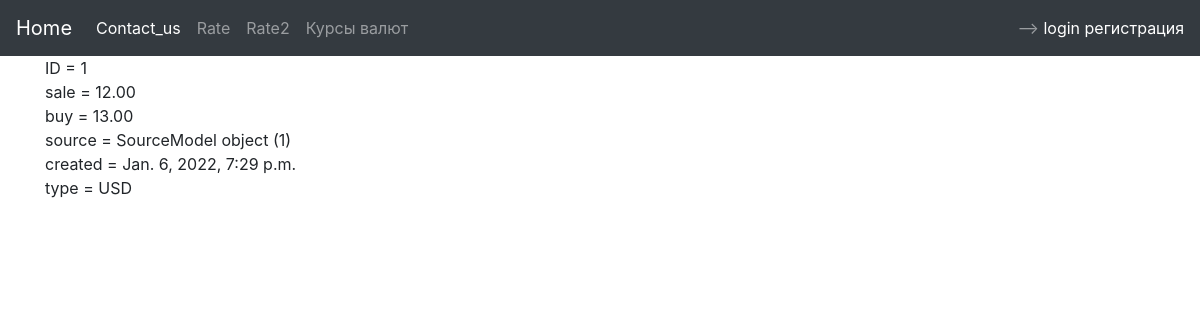
Page /currency/rate/details2/1 on the committed database.
### currency/models.py (models this page shows)
class Rate2(models.Model):
    sale = models.DecimalField(max_digits=5, decimal_places=2)
    buy = models.DecimalField(max_digits=5, decimal_places=2)
    source = models.ForeignKey(SourceModel, on_delete=models.CASCADE)
    created = models.DateTimeField(auto_now_add=True)
    type = models.CharField(max_length=3, choices=MCH.RATE2_TYPES)

class SourceModel(models.Model):
    name = models.CharField(max_length=24)

### currency/views.py (the view)
# urls.py: path('rate/details2/<int:pk>', Rate2DetailViews.as_view(), name="rate-details2"),
class Rate2DetailViews(DetailView):
    model = Rate2
    template_name = "r_details2.html"

### currency/templates/r_details2.html
{%extends 'base.html'%}
{%block main_content%}
ID = {{object.id}}</br>
sale = {{object.sale}}</br>
buy = {{object.buy}}</br>
source = {{object.source}}</br>
created = {{object.created}}</br>
type = {{object.type}}</br>
{%endblock%}

### rows in the picture
Rate2: id "1", sale "12.00", buy "13.00", source "SourceModel object (1)", created "Jan. 6, 2022, 7:29 p.m.", type "USD"
